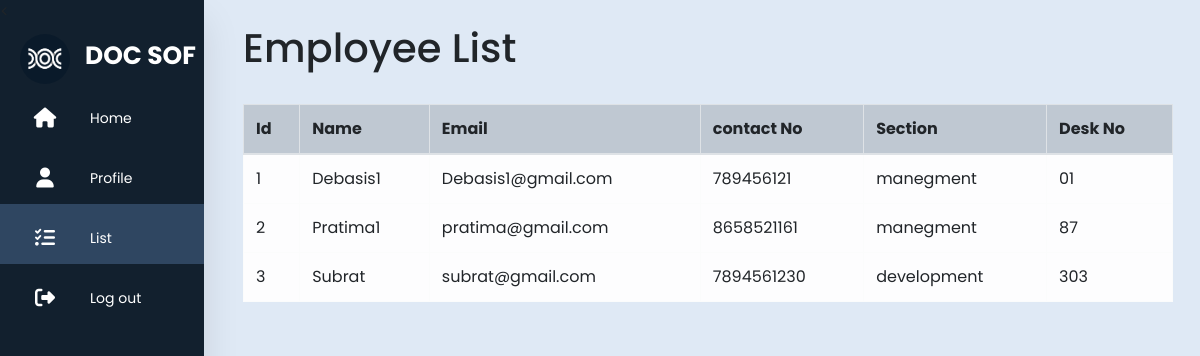
Screenshot of /project/user/emplist.php (signed in) with the database file from the repository.
### tables this page shows
CREATE TABLE `employees` (
  `empid` int(11) NOT NULL,
  `empname` varchar(60) NOT NULL,
  `email` varchar(50) NOT NULL,
  `cno` bigint(15) UNSIGNED NOT NULL,
  `dob` date NOT NULL,
  `section` varchar(20) NOT NULL,
  `deskno` varchar(60) NOT NULL
);

### project/user/emplist.php (the view, shortened to what this page needs)
<!DOCTYPE html>
<html lang="en">
<head>
    <link rel="stylesheet" href="https://cdn.jsdelivr.net/npm/bootstrap@4.4.1/dist/css/bootstrap.min.css">
    <link rel="stylesheet" href="../css/navstyle.css">
</head>
<body>
    <nav>
        <div class="containe">
            <ul>
                <li>
                    <<div class="logo">
                            <img src="../logo.png" alt="logo" >
                            <div class="nav-item span">Doc Sof</div>
                    </div>
                </li>
                <li><a href="index.php" class="home">
                    <i class="fas fa-home"></i>
                </a></li>
                <li><a href="profile.php">
                    <i class="fas fa-user"></i>
                </a></li>
                <li><a href="" class="list">
                    <i class="fas fa-tasks"></i>
                </a></li>
                <li><a href="signout.php">
                    <i class="fas fa-solid fa-right-from-bracket" ></i>
                </a></li>
            </ul>
        </div>
    </nav>
    <main class="cent">
        <div class="container">
            <header class="d-flex justify-content-between my-4">
                <h1>
                    Employee List
                </h1>
            </header>
                    <?php
                        include("connect.php");
                        $sql= "SELECT * FROM employees";
                        $result=$conn->query($sql);
                        if(mysqli_num_rows($result) > 0){
                            echo "<table class='table table-bordered'>
                            <thead>
                                <tr class='table-active'>
                                    <th>Id</th>
                                    <th>Name</th>
                                    <th>Email</th>
                                    <th>contact No</th>
                                    <th>Section</th>
                                    <th>Desk No</th>
                                </tr>
                            </thead>
                            <tbody>";
                            $counter=0;
                            while ($row=$result->fetch_assoc()) {
                                $counter++;
                                ?>
                                        <tr class='table-light'>
                                            <td><?=$counter;?></td>
                                            <td><?=$row["empname"];?></td>
                                            <td><?=$row["email"];?></td>
                                            <td><?=$row["cno"];?></td>
                                            <td><?=$row["section"];?></td>
                                            <td><?=$row["deskno"];?></td>
                                        </tr>
                                <?php
                            }
                        }else {
                        ?>
                            <div style="color: red;text-align:center;background-color:rgb(255, 203, 203);margin:0 20vw">
                                <h2>No Data Found</h2>
                            </div>
                        <?php
                        }
                    ?>
                </tbody>
            </table>
        </div>
    </main>
</body>
</html>

### project/css/navstyle.css (style rules this page uses)
* { margin: 0; padding: 0; outline: none; border: none; text-decoration: none; box-sizing: border-box; font-family: "Poppins",sans-serif; }
body { background: #dfe9f5; background-size: 100% 100%; }
nav { position: fixed; top: 0; bottom: 0; height: 100%; left: 0; background: #12202e; width: 6%; overflow: hidden; transition: width 0.5s linear; box-shadow: 0 20px 35px rgba(0, 0, 0, 0.1); }
.logo { text-align: center; display: flex; transition: all 0.7s ease; margin: 10px 0 0 20px; }
.logo img { width: 50px; height: 50px; border-radius: 50%; }
.logo .span { font-weight: bold; display:flex; padding-left: 55px; font-size: 25px; position: absolute; color: rgb(255, 255, 255); text-transform: uppercase; }
a { position: relative; color: rgb(255, 255, 255); font-size: 14px; display: table; width: 300px; padding: 10px; }
.fas { position: relative; width: 70px; height: 40px; top: 14px; font-size: 20px; text-align: center; }
.nav-item { position: relative; top: 12px; margin-left: 10px; }
main { transition: all 0.9s ease; }

### project/user/emplist.php (style rules this page uses)
main { margin-left: 7%; }
.logo .span { margin-top: 25px; }
.list { background-color: #2f4661; }

### rows the page displays
employees: email "Debasis1@gmail.com", cno "789456121", section "manegment", deskno "01"
employees: email "pratima@gmail.com", cno "8658521161", section "manegment", deskno "87"
employees: email "subrat@gmail.com", cno "7894561230", section "development", deskno "303"
